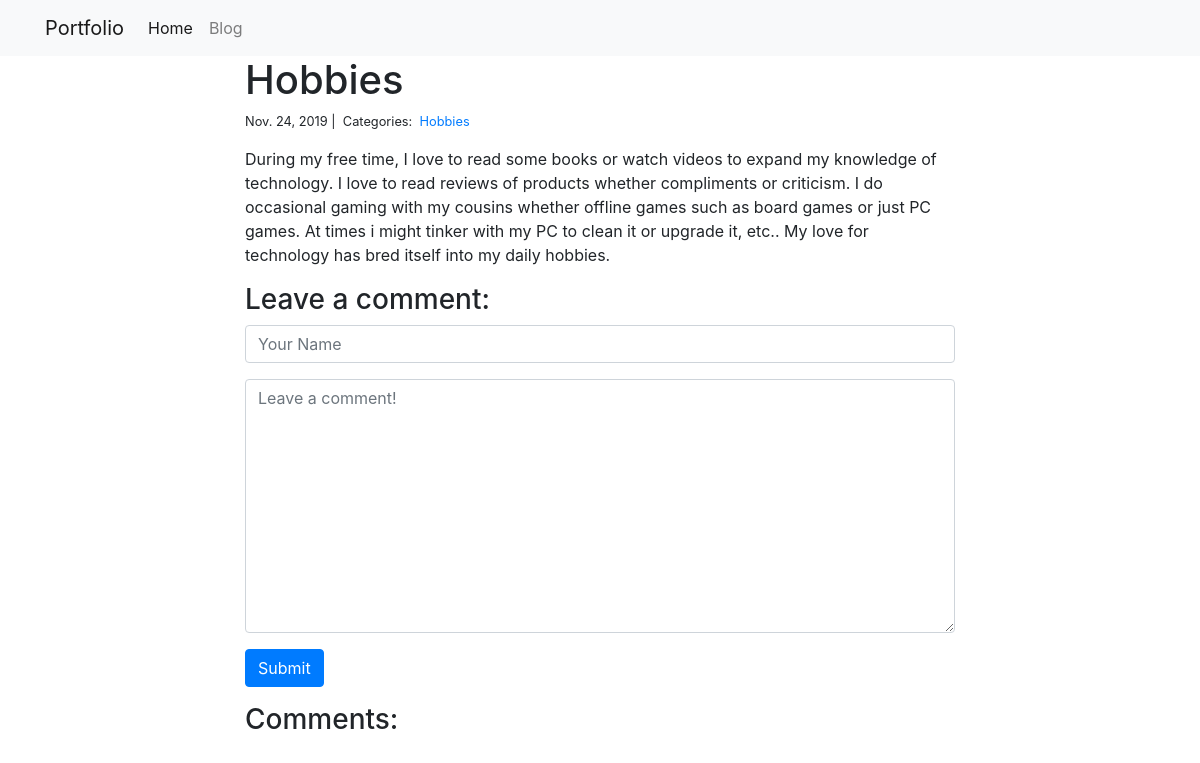
The app's page /blog/2/ with its own data.
### blog/models.py (models this page shows)
class Post(models.Model):
    title = models.CharField(max_length=255)
    body = models.TextField()
    created_on = models.DateTimeField(auto_now_add=True)
    last_modified = models.DateTimeField(auto_now=True)
    categories = models.ManyToManyField('Category', related_name='posts')

class Category(models.Model):
    name = models.CharField(max_length=20)

### blog/views.py (the view, shortened to what this page needs)
# urls.py: path("<int:pk>/", views.blog_detail, name="blog_detail"),
def blog_detail(request, pk):
    post = Post.objects.get(pk=pk)
    form = CommentForm()
    comments = Comment.objects.filter(post=post)
    context = {
        "post": post,
        "comments": comments,
        "form":form,
    }
    return render(request, "blog_detail.html", context)

### blog/forms.py
class CommentForm(forms.Form):
    author = forms.CharField(
        max_length=60,
    widget=forms.TextInput(attrs={
            "class": "form-control",
            "placeholder": "Your Name",
        })
    )
    body = forms.CharField(widget=forms.Textarea(
        attrs={
            "class": "form-control",
            "placeholder": "Leave a comment!",
        })
    )

### blog/templates/blog_detail.html (shortened to what this page needs)
{% extends "base.html" %}
{% block page_content %}
<div class="col-md-8 offset-md-2">
    <h1>{{ post.title }}</h1>
    <small>
        {{ post.created_on.date }} |&nbsp;
        Categories:&nbsp;
        {% for category in post.categories.all %}
        <a href="{% url 'blog_category' category.name %}">
            {{ category.name }}
        </a>&nbsp;
        {% endfor %}
    </small>
    <p>{{ post.body | linebreaks }}</p>
    <h3>Leave a comment:</h3>
    <form action="/blog/{{ post.pk }}/" method="post">
        <div class="form-group">
            {{ form.author }}
        </div>
        <div class="form-group">
            {{ form.body }}
        </div>
        <button type="submit" class="btn btn-primary">Submit</button>
    </form>
    <h3>Comments:</h3>
</div>
{% endblock %}

### personal_portfolio/templates/base.html (shortened to what this page needs)
<link rel="stylesheet" href="https://stackpath.bootstrapcdn.com/bootstrap/4.1.3/css/bootstrap.min.css">
<nav class="navbar navbar-expand-lg navbar-light bg-light">
    <div class="container">
        <a class="navbar-brand" href="{% url 'project_index' %}">Portfolio</a>
        <div class="collapse navbar-collapse" id="navbarSupportedContent">
          <ul class="navbar-nav mr-auto">
            <li class="nav-item active">
              <a class="nav-link" href="{% url 'project_index' %}">Home</a>
            </li>
            <li class="nav-item">
              <a class="nav-link" href="{% url 'blog_index' %}">Blog</a>
            </li>
          </ul>
        </div>
    </div>
</nav>
<div class="container">
    {% block page_content %}{% endblock %}
</div>

### records on screen
Post: title "Hobbies", created_on "Nov. 24, 2019", body "During my free time, I love to read some books or watch videos to expand my knowledge of technology. I love to read reviews of products whether compliments or criticism. I do occasional gaming with my cousins whether offline games such as board games or just PC games. At times i might tinker with my PC to clean it or upgrade it, etc.. My love for technology has bred itself into my daily hobbies."
Category: name "Hobbies"
